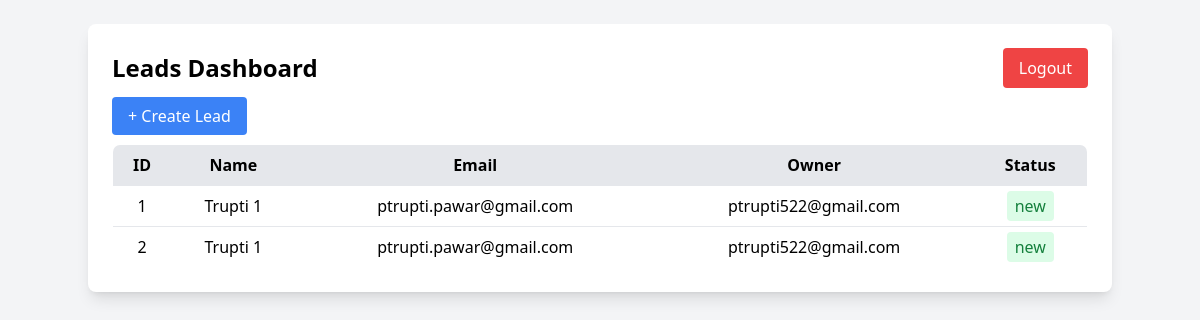
Page /dashboard on the earlier database version.
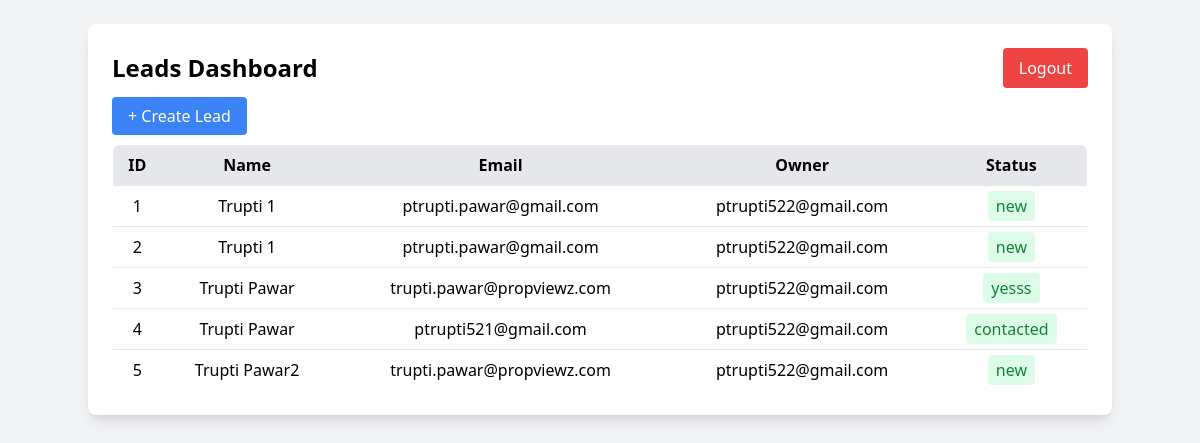
Same page on the later database version.
### models.py (models this page shows)
class Lead(Base):
    __tablename__ = "leads"
    id = Column(Integer, primary_key=True, index=True)
    name = Column(String)
    email = Column(String)
    status = Column(String, default="new")
    owner_id = Column(Integer, ForeignKey("users.id"))
    owner = relationship("User", back_populates="leads")

class User(Base):
    __tablename__ = "users"
    id = Column(Integer, primary_key=True, index=True)
    email = Column(String, unique=True, index=True)
    password = Column(String)
    leads = relationship("Lead", back_populates="owner")

### main.py (the view)
@app.get("/dashboard", response_class=HTMLResponse)
def dashboard(
    request: Request,
    db: Session = Depends(get_db)
):
    leads = db.query(models.Lead).all()
    statues = ["new", "contacted", "qualified", "lost", "won"]
    return templates.TemplateResponse("dashboard.html", {
        "request": request,
        "leads": leads,
        "statues": statues
    })

### templates/dashboard.html (shortened to what this page needs)
<!doctype html>
<html>
  <head>
    <script src="https://cdn.tailwindcss.com"></script>
  </head>
  <body class="bg-gray-100 p-6">
    <div class="max-w-5xl mx-auto bg-white shadow-lg rounded-lg p-6">
      <div class="flex justify-between items-center mb-4">
        <h2 class="text-2xl font-bold">Leads Dashboard</h2>
        <form action="/logout" method="get">
          <button
            class="bg-red-500 text-white px-4 py-2 rounded hover:bg-red-600"
          >
            Logout
          </button>
        </form>
      </div>
      <a
        href="/create-lead"
        class="bg-blue-500 text-white px-4 py-2 rounded hover:bg-blue-600"
      >
        + Create Lead
      </a>
      <table class="w-full mt-4 border rounded-lg overflow-hidden">
        <thead class="bg-gray-200">
          <tr>
            <th class="p-2">ID</th>
            <th class="p-2">Name</th>
            <th class="p-2">Email</th>
            <th class="p-2">Owner</th>
            <th class="p-2">Status</th>
          </tr>
        </thead>
        <tbody>
          {% for lead in leads %}
          <tr class="text-center border-t hover:bg-gray-50">
            <td class="p-2">{{ lead.id }}</td>
            <td class="p-2">{{ lead.name }}</td>
            <td class="p-2">{{ lead.email }}</td>
            <td class="p-2">
              {% if lead.owner %} {{ lead.owner.email }} {% else %} No Owner {%
              endif %}
            </td>
            <td class="p-2">
              <span class="px-2 py-1 rounded bg-green-100 text-green-700">
                {{ lead.status or "new" }}
              </span>
            </td>
          </tr>
          {% endfor %}
        </tbody>
      </table>
    </div>
  </body>
</html>

Differences in the rows shown:
added Lead: id "3", name "Trupti Pawar", email "trupti.pawar@propviewz.com", owner.email "ptrupti522@gmail.com", status "yesss"
added Lead: id "4", name "Trupti Pawar", email "ptrupti521@gmail.com", owner.email "ptrupti522@gmail.com", status "contacted"
added Lead: id "5", name "Trupti Pawar2", email "trupti.pawar@propviewz.com", owner.email "ptrupti522@gmail.com", status "new"
